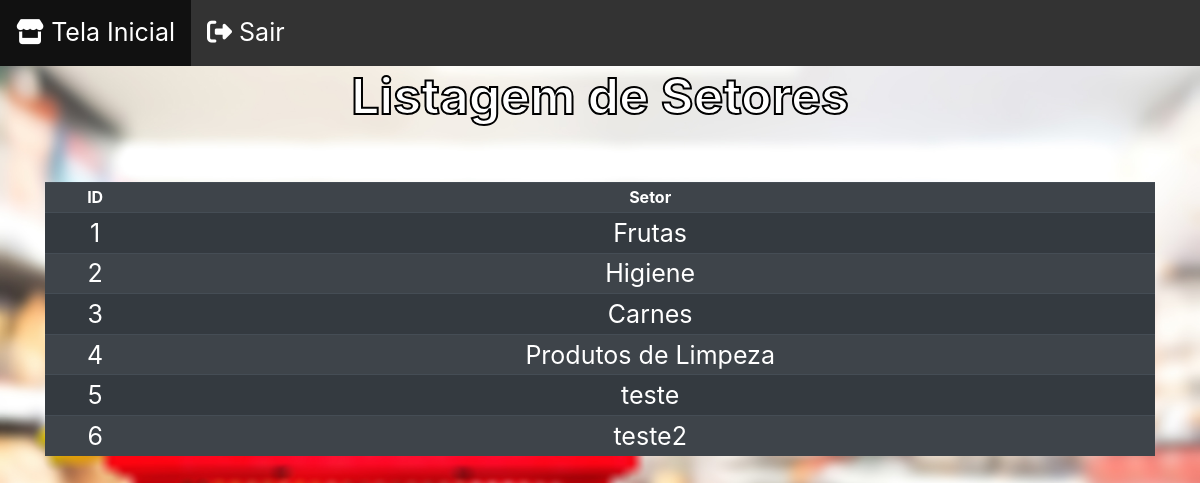
The page /view/ListagemSetores.php (signed in) on the database as committed earlier.
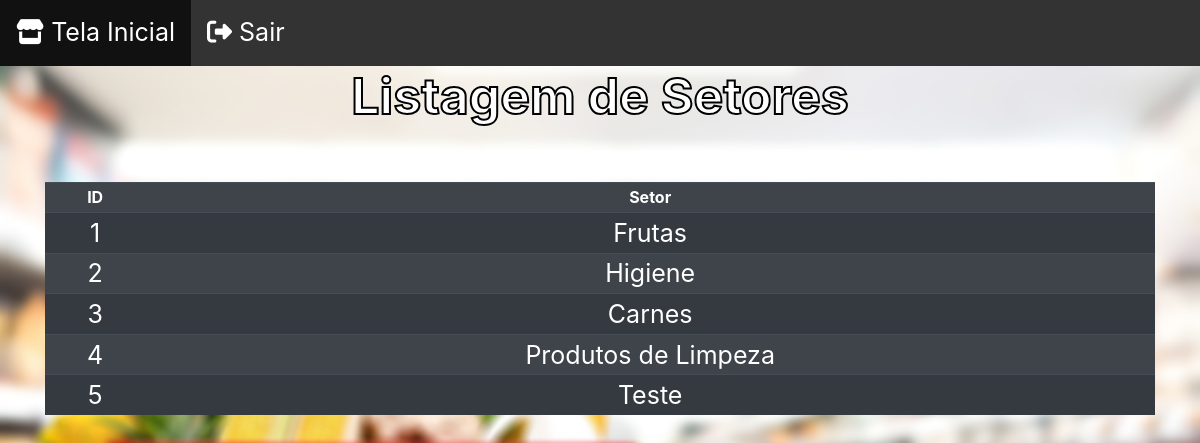
The same page on the database as committed later.
### tables this page shows
CREATE TABLE `setores` (
  `id` int(11) NOT NULL,
  `setor` varchar(50) NOT NULL
);

### Model/Conexao.php (called while the page is built)
<?php
    Class FabricaConexao extends PDO{
        private $dbn = "mysql:host=localhost;port=3306;dbname=mercado";
        private $usuario = "root";
        private $senha = "";
        private $handle = null;
        function __construct(){
            try{
                if($this->handle == null) {
                    $dbh = parent::__construct($this->dbn, $this->usuario ,$this->senha);
                    $this->handle = $dbh;
                    return $this->handle;
                }
            }
            catch(PDOException $e) {
                echo "Conexão falhou. Erro: " . $e->getMessage() . "\n";
                return false;
            }
        }
        function __destruct(){
            $this->handle = null;
        }
    }
?>

### Model/SetorDAO.php (called while the page is built, shortened)
<?php
class SetorDAO {
  public $p = null;
  public function __construct() {
    $this->p = new FabricaConexao();
    $this->p->exec("set names utf8");
  }
  public function Consultar($query=null) {
    try {
	  $items = array();
      if($query != null)
        $stmt = $this->p->query($query);
      else
        $stmt = $this->p->query("SELECT * FROM setores");
	  while($registro = $stmt->fetch(PDO::FETCH_ASSOC, PDO::FETCH_ORI_NEXT))
	  {
	    $p = new Setor();
	    if(isset($registro["id"]))
	      $p->id = $registro["id"];
	    if(isset($registro["setor"]))
	      $p->setor = $registro["setor"];
	    $items[] = $p;
	  }
      return $items;
    }
	  catch(PDOException $e) {
      echo "Erro: ". $e->getMessage();
    }
  }
}
?>

### Model/Setor.php (called while the page is built, shortened)
<?php
class Setor {
  public function __get($propriedade) {
    return $this->$propriedade;
  }
}
?>

### Controller/SetorController.php (the view, shortened to what this page needs)
<?php
    require_once("../model/Conexao.php");
    require_once("../model/Setor.php");
    require_once("../model/SetorDAO.php");
    class SetorController {
        public function consultaSetores($op) {
            $DAO = new SetorDAO();
            $lista = array();
            $numCol = 2;
            switch($op) {
            case 1:
            $lista = $DAO->Consultar();
            break;
            }
            if(count($lista) > 0) {
                for($i = 0; $i < count($lista); $i++) {
                    $id = $lista[$i]->id;
                    $setor = $lista[$i]->setor;
                    echo "<tr>";
                    echo "<td style=\"text-align: center;\">$id</td>";
                    echo "<td style=\"text-align: center;\">$setor</td>";
                    echo "</tr>";
                }
            }
            else {
            echo "<tr>";
            echo "<td colspan=\"$numCol\">Nenhum registro encontrado!</td>";
            echo "</tr>";
            }
        }
    }
?>

Rows that differ between the two databases and show on the page:
removed setores: id "6", setor "teste2"
changed setores id 5: setor "teste" → "Teste"
